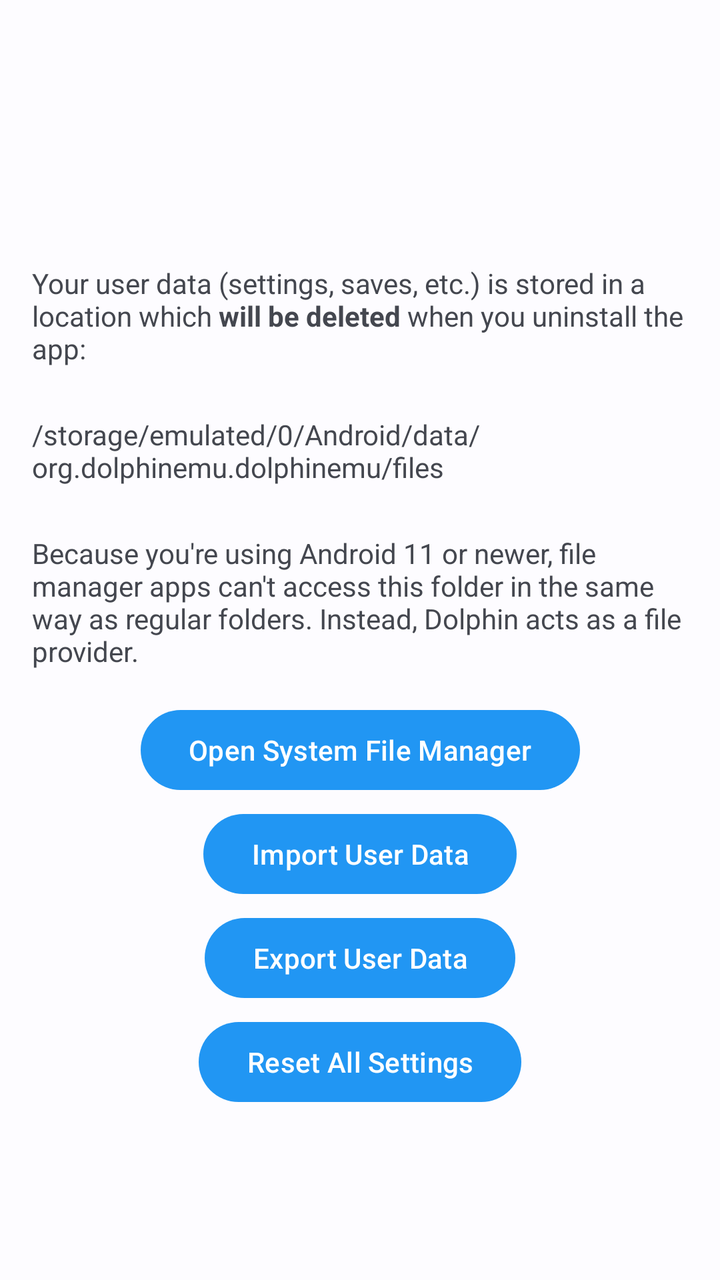
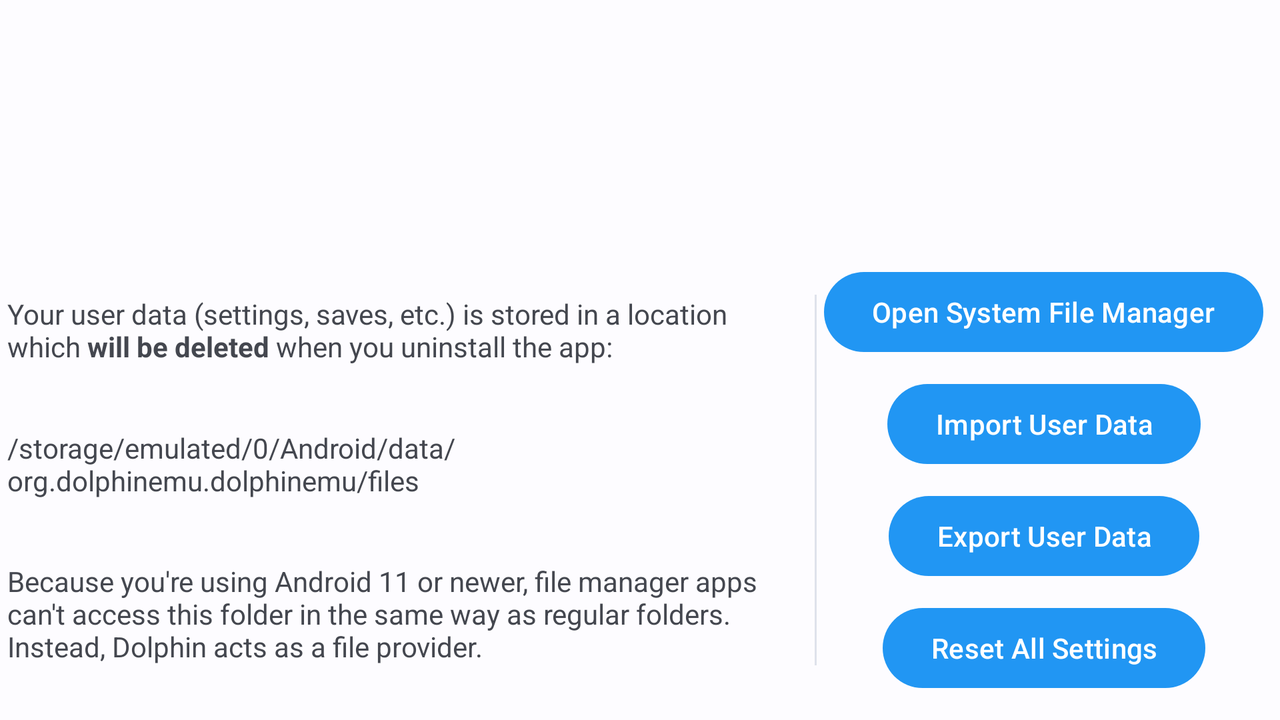

The same Android screen from two of the app's own layout files: first res/layout/ as a phone draws it, then the repository's variant for another configuration, drawn on a device whose configuration selects that folder. Both files follow.
<!-- AndroidManifest.xml: activity theme Theme.Dolphin.Main -->
<!-- res/layout/activity_user_data.xml -->
<?xml version="1.0" encoding="utf-8"?>

<androidx.coordinatorlayout.widget.CoordinatorLayout
    xmlns:android="http://schemas.android.com/apk/res/android"
    xmlns:app="http://schemas.android.com/apk/res-auto"
    xmlns:tools="http://schemas.android.com/tools"
    android:layout_width="match_parent"
    android:layout_height="match_parent"
    android:background="?attr/colorSurface">

    <com.google.android.material.appbar.AppBarLayout
        android:id="@+id/appbar_user_data"
        android:layout_width="match_parent"
        android:layout_height="wrap_content"
        android:layout_alignParentTop="true"
        app:elevation="0dp">

        <com.google.android.material.appbar.CollapsingToolbarLayout
            style="?attr/collapsingToolbarLayoutMediumStyle"
            android:id="@+id/toolbar_user_data_layout"
            android:layout_width="match_parent"
            android:layout_height="?attr/collapsingToolbarLayoutMediumSize"
            app:contentScrim="@android:color/transparent"
            app:layout_scrollFlags="scroll|exitUntilCollapsed|snap">

            <com.google.android.material.appbar.MaterialToolbar
                android:id="@+id/toolbar_user_data"
                android:layout_width="match_parent"
                android:layout_height="?attr/actionBarSize"
                android:background="?attr/colorSurface"
                app:layout_collapseMode="pin"
                app:elevation="0dp" />

        </com.google.android.material.appbar.CollapsingToolbarLayout>

    </com.google.android.material.appbar.AppBarLayout>

    <androidx.core.widget.NestedScrollView
        android:id="@+id/scroll_view_user_data"
        android:layout_width="match_parent"
        android:layout_height="match_parent"
        android:clipToPadding="false"
        app:layout_behavior="@string/appbar_scrolling_view_behavior">

        <androidx.constraintlayout.widget.ConstraintLayout
            android:layout_width="match_parent"
            android:layout_height="match_parent"
            android:paddingTop="20dp"
            android:paddingLeft="16dp"
            android:paddingRight="16dp">

            <TextView
                android:id="@+id/text_type"
                android:layout_width="0dp"
                android:layout_height="wrap_content"
                android:layout_marginBottom="@dimen/spacing_medlarge"
                android:textAlignment="viewStart"
                app:layout_constraintBottom_toTopOf="@id/text_path"
                app:layout_constraintEnd_toEndOf="parent"
                app:layout_constraintStart_toStartOf="parent"
                app:layout_constraintTop_toBottomOf="parent"
                app:layout_constraintVertical_chainStyle="packed"
                tools:text="@string/user_data_new_location" />

            <TextView
                android:id="@+id/text_path"
                android:layout_width="0dp"
                android:layout_height="wrap_content"
                android:layout_marginTop="@dimen/spacing_medlarge"
                android:layout_marginBottom="@dimen/spacing_medlarge"
                android:textAlignment="viewStart"
                tools:text="/storage/emulated/0/Android/data/org.dolphinemu.dolphinemu/files"
                app:layout_constraintStart_toStartOf="parent"
                app:layout_constraintEnd_toEndOf="parent"
                app:layout_constraintTop_toBottomOf="@id/text_type"
                app:layout_constraintBottom_toTopOf="@id/text_android_11" />

            <TextView
                android:id="@+id/text_android_11"
                android:layout_width="0dp"
                android:layout_height="wrap_content"
                android:layout_marginTop="@dimen/spacing_medlarge"
                android:layout_marginBottom="@dimen/spacing_medlarge"
                android:text="@string/user_data_new_location_android_11"
                android:textAlignment="viewStart"
                app:layout_constraintStart_toStartOf="parent"
                app:layout_constraintEnd_toEndOf="parent"
                app:layout_constraintTop_toBottomOf="@id/text_path"
                app:layout_constraintBottom_toTopOf="@id/button_open_system_file_manager" />

            <Button
                android:id="@+id/button_open_system_file_manager"
                android:layout_width="wrap_content"
                android:layout_height="wrap_content"
                android:layout_marginTop="4dp"
                android:text="@string/user_data_open_system_file_manager"
                app:layout_constraintStart_toStartOf="parent"
                app:layout_constraintEnd_toEndOf="parent"
                app:layout_constraintTop_toBottomOf="@id/text_android_11"
                app:layout_constraintBottom_toTopOf="@id/button_import_user_data" />

            <Button
                android:id="@+id/button_import_user_data"
                android:layout_width="wrap_content"
                android:layout_height="wrap_content"
                android:layout_marginTop="4dp"
                android:text="@string/user_data_import"
                app:layout_constraintStart_toStartOf="parent"
                app:layout_constraintEnd_toEndOf="parent"
                app:layout_constraintTop_toBottomOf="@id/button_open_system_file_manager"
                app:layout_constraintBottom_toTopOf="@id/button_export_user_data" />

            <Button
                android:id="@+id/button_export_user_data"
                android:layout_width="wrap_content"
                android:layout_height="wrap_content"
                android:layout_marginTop="4dp"
                android:text="@string/user_data_export"
                app:layout_constraintStart_toStartOf="parent"
                app:layout_constraintEnd_toEndOf="parent"
                app:layout_constraintTop_toBottomOf="@id/button_import_user_data"
                app:layout_constraintBottom_toTopOf="@id/button_reset_settings" />

            <Button
                android:id="@+id/button_reset_settings"
                android:layout_width="wrap_content"
                android:layout_height="wrap_content"
                android:layout_marginTop="4dp"
                android:text="@string/reset_all_settings"
                app:layout_constraintStart_toStartOf="parent"
                app:layout_constraintEnd_toEndOf="parent"
                app:layout_constraintTop_toBottomOf="@id/button_export_user_data"
                app:layout_constraintBottom_toBottomOf="parent" />

        </androidx.constraintlayout.widget.ConstraintLayout>

    </androidx.core.widget.NestedScrollView>

    <View
        android:id="@+id/workaround_view"
        android:layout_width="match_parent"
        android:layout_height="0dp"
        android:layout_gravity="bottom"
        android:clickable="true"
        android:focusable="false"
        android:background="@android:color/transparent" />

</androidx.coordinatorlayout.widget.CoordinatorLayout>
<!-- resources referenced by this layout -->
<resources>
  <dimen name="spacing_medlarge">12dp</dimen>
  <string name="reset_all_settings">Reset All Settings</string>
  <string name="user_data_export">Export User Data</string>
  <string name="user_data_import">Import User Data</string>
  <string name="user_data_new_location">Your user data (settings, saves, etc.) is stored in a location which <b>will be deleted</b> when you uninstall the app:</string>
  <string name="user_data_new_location_android_11">Because you\'re using Android 11 or newer, file manager apps can\'t access this folder in the same way as regular folders. Instead, Dolphin acts as a file provider.</string>
  <string name="user_data_open_system_file_manager">Open System File Manager</string>
  <!-- from res/values-v29/ -->
  <style name="Theme.Dolphin.Main" parent="Theme.V29.Dolphin" />
  <!-- from res/values-v29/ -->
  <style name="Theme.V29.Dolphin" parent="Theme.Dolphin">
          <item name="android:enforceStatusBarContrast">false</item>
          <item name="android:enforceNavigationBarContrast">false</item>
      </style>
  <color name="dolphin_primary">#2196f3</color>
  <color name="dolphin_onPrimary">#FFFFFF</color>
  <color name="dolphin_primaryContainer">#D1E4FF</color>
  <color name="dolphin_onPrimaryContainer">#001D36</color>
  <color name="dolphin_secondary">#535F70</color>
  <color name="dolphin_onSecondary">#FFFFFF</color>
  <color name="dolphin_secondaryContainer">#D7E3F7</color>
  <color name="dolphin_onSecondaryContainer">#101C2B</color>
  <color name="dolphin_tertiary">#6B5778</color>
  <color name="dolphin_onTertiary">#FFFFFF</color>
  <color name="dolphin_tertiaryContainer">#F2DAFF</color>
  <color name="dolphin_onTertiaryContainer">#251431</color>
  <color name="dolphin_error">#BA1A1A</color>
  <color name="dolphin_errorContainer">#FFDAD6</color>
  <color name="dolphin_onError">#FFFFFF</color>
  <color name="dolphin_onErrorContainer">#410002</color>
  <color name="dolphin_background">#FDFCFF</color>
  <color name="dolphin_onBackground">#1A1C1E</color>
  <color name="dolphin_surface">#FDFCFF</color>
  <color name="dolphin_onSurface">#1A1C1E</color>
  <color name="dolphin_surfaceVariant">#DFE2EB</color>
  <color name="dolphin_onSurfaceVariant">#43474E</color>
  <color name="dolphin_outline">#73777F</color>
  <color name="dolphin_inverseOnSurface">#F1F0F4</color>
  <color name="dolphin_inverseSurface">#2F3033</color>
  <color name="dolphin_inversePrimary">#9ECAFF</color>
  <color name="dolphin_shadow">#000000</color>
  <style name="DolphinPopup" parent="ThemeOverlay.Material3">
          <item name="colorPrimary">@color/dolphin_surface</item>
      </style>
  <style name="DolphinSlider" parent="Widget.Material3.Slider">
          <item name="tickVisible">false</item>
          <item name="labelBehavior">gone</item>
      </style>
  <style name="DolphinDivider" parent="Widget.Material3.MaterialDivider">
          <item name="dividerColor">?attr/colorSurfaceVariant</item>
      </style>
  <style name="ThemeOverlay.Dolphin.BottomSheetDialog" parent="ThemeOverlay.Material3.BottomSheetDialog">
          <item name="android:navigationBarColor">@android:color/transparent</item>
      </style>
  <style name="DolphinButton" parent="Widget.Material3.Button.TextButton.Dialog">
          <item name="android:textColor">@color/dolphin_primary</item>
          <item name="rippleColor">@color/dolphin_secondaryContainer</item>
      </style>
  <style name="DialogAnimation">
          <item name="android:windowEnterAnimation">@anim/fade_in</item>
          <item name="android:windowExitAnimation">@anim/fade_out</item>
      </style>
  <style name="ThemeOverlay.Dolphin.ExtendedFloatingActionButton" parent="">
          <item name="colorContainer">@color/dolphin_primary</item>
          <item name="colorOnContainer">@color/dolphin_onPrimary</item>
      </style>
  <!-- some entries are left out for length -->
</resources>
<!-- res/layout-land/activity_user_data.xml (the repository's variant of the layout above) -->
<!-- drawn on the phone turned sideways -->
<?xml version="1.0" encoding="utf-8"?>

<androidx.coordinatorlayout.widget.CoordinatorLayout
    xmlns:android="http://schemas.android.com/apk/res/android"
    xmlns:app="http://schemas.android.com/apk/res-auto"
    xmlns:tools="http://schemas.android.com/tools"
    android:layout_width="match_parent"
    android:layout_height="match_parent"
    android:background="?attr/colorSurface">

    <com.google.android.material.appbar.AppBarLayout
        android:id="@+id/appbar_user_data"
        android:layout_width="match_parent"
        android:layout_height="wrap_content"
        android:layout_alignParentTop="true"
        app:elevation="0dp">

        <com.google.android.material.appbar.CollapsingToolbarLayout
            style="?attr/collapsingToolbarLayoutMediumStyle"
            android:id="@+id/toolbar_user_data_layout"
            android:layout_width="match_parent"
            android:layout_height="?attr/collapsingToolbarLayoutMediumSize"
            app:contentScrim="@android:color/transparent"
            app:layout_scrollFlags="scroll|exitUntilCollapsed|snap">

            <com.google.android.material.appbar.MaterialToolbar
                android:id="@+id/toolbar_user_data"
                android:layout_width="match_parent"
                android:layout_height="?attr/actionBarSize"
                android:background="?attr/colorSurface"
                app:layout_collapseMode="pin"
                app:elevation="0dp" />

        </com.google.android.material.appbar.CollapsingToolbarLayout>

    </com.google.android.material.appbar.AppBarLayout>

    <androidx.core.widget.NestedScrollView
        android:id="@+id/scroll_view_user_data"
        android:layout_width="match_parent"
        android:layout_height="match_parent"
        android:clipToPadding="false"
        app:layout_behavior="@string/appbar_scrolling_view_behavior">

        <androidx.constraintlayout.widget.ConstraintLayout
            android:layout_width="match_parent"
            android:layout_height="match_parent"
            android:paddingTop="16dp">

            <TextView
                android:id="@+id/text_type"
                android:layout_width="0dp"
                android:layout_height="wrap_content"
                android:textAlignment="viewStart"
                app:layout_constraintBottom_toTopOf="@id/text_path"
                app:layout_constraintWidth_max="400dp"
                app:layout_constraintEnd_toStartOf="@id/divider"
                app:layout_constraintStart_toStartOf="parent"
                app:layout_constraintTop_toTopOf="parent"
                tools:text="@string/user_data_new_location" />

            <TextView
                android:id="@+id/text_path"
                android:layout_width="0dp"
                android:layout_height="wrap_content"
                android:layout_marginTop="12dp"
                android:textAlignment="viewStart"
                tools:text="/storage/emulated/0/Android/data/org.dolphinemu.dolphinemu/files"
                app:layout_constraintWidth_max="400dp"
                app:layout_constraintStart_toStartOf="parent"
                app:layout_constraintEnd_toStartOf="@id/divider"
                app:layout_constraintTop_toBottomOf="@id/text_type"
                app:layout_constraintBottom_toTopOf="@id/text_android_11" />

            <TextView
                android:id="@+id/text_android_11"
                android:layout_width="0dp"
                android:layout_height="wrap_content"
                android:layout_marginTop="12dp"
                android:text="@string/user_data_new_location_android_11"
                android:textAlignment="viewStart"
                app:layout_constraintWidth_max="400dp"
                app:layout_constraintStart_toStartOf="parent"
                app:layout_constraintEnd_toStartOf="@id/divider"
                app:layout_constraintTop_toBottomOf="@id/text_path"
                app:layout_constraintBottom_toBottomOf="parent" />

            <androidx.constraintlayout.widget.Barrier
                android:id="@+id/barrier_text"
                android:layout_width="wrap_content"
                android:layout_height="wrap_content"
                app:barrierDirection="end"
                app:constraint_referenced_ids="text_type,text_path,text_android_11" />

            <com.google.android.material.divider.MaterialDivider
                android:id="@+id/divider"
                android:layout_width="1dp"
                android:layout_height="0dp"
                android:layout_marginStart="24dp"
                android:layout_marginEnd="24dp"
                app:layout_constraintTop_toTopOf="@id/text_type"
                app:layout_constraintBottom_toBottomOf="@id/text_android_11"
                app:layout_constraintStart_toEndOf="@id/barrier_text"
                app:layout_constraintEnd_toStartOf="@id/barrier_buttons" />

            <androidx.constraintlayout.widget.Barrier
                android:id="@+id/barrier_buttons"
                android:layout_width="wrap_content"
                android:layout_height="wrap_content"
                app:barrierDirection="start"
                app:constraint_referenced_ids="button_open_system_file_manager,button_import_user_data,button_export_user_data,button_reset_settings" />

            <Button
                android:id="@+id/button_open_system_file_manager"
                android:layout_width="wrap_content"
                android:layout_height="wrap_content"
                android:layout_margin="@dimen/spacing_small"
                android:text="@string/user_data_open_system_file_manager"
                app:layout_constraintBottom_toTopOf="@id/button_import_user_data"
                app:layout_constraintEnd_toEndOf="parent"
                app:layout_constraintStart_toEndOf="@id/barrier_text"
                app:layout_constraintTop_toTopOf="parent"
                app:layout_constraintVertical_chainStyle="packed" />

            <Button
                android:id="@+id/button_import_user_data"
                android:layout_width="wrap_content"
                android:layout_height="wrap_content"
                android:layout_margin="@dimen/spacing_small"
                android:text="@string/user_data_import"
                app:layout_constraintStart_toEndOf="@id/barrier_text"
                app:layout_constraintEnd_toEndOf="parent"
                app:layout_constraintTop_toBottomOf="@id/button_open_system_file_manager"
                app:layout_constraintBottom_toTopOf="@id/button_export_user_data" />

            <Button
                android:id="@+id/button_export_user_data"
                android:layout_width="wrap_content"
                android:layout_height="wrap_content"
                android:layout_margin="@dimen/spacing_small"
                android:text="@string/user_data_export"
                app:layout_constraintStart_toEndOf="@id/barrier_text"
                app:layout_constraintEnd_toEndOf="parent"
                app:layout_constraintTop_toBottomOf="@id/button_import_user_data"
                app:layout_constraintBottom_toTopOf="@id/button_reset_settings" />

            <Button
                android:id="@+id/button_reset_settings"
                android:layout_width="wrap_content"
                android:layout_height="wrap_content"
                android:layout_margin="@dimen/spacing_small"
                android:text="@string/reset_all_settings"
                app:layout_constraintStart_toEndOf="@id/barrier_text"
                app:layout_constraintEnd_toEndOf="parent"
                app:layout_constraintTop_toBottomOf="@id/button_export_user_data"
                app:layout_constraintBottom_toBottomOf="parent" />

        </androidx.constraintlayout.widget.ConstraintLayout>

    </androidx.core.widget.NestedScrollView>

    <View
        android:id="@+id/workaround_view"
        android:layout_width="match_parent"
        android:layout_height="0dp"
        android:layout_gravity="bottom"
        android:clickable="true"
        android:focusable="false"
        android:background="@android:color/transparent" />

</androidx.coordinatorlayout.widget.CoordinatorLayout>
<!-- resources referenced by the variant -->
<!-- as the phone turned sideways resolves them -->
<resources>
  <dimen name="spacing_small">4dp</dimen>
  <string name="reset_all_settings">Reset All Settings</string>
  <string name="user_data_export">Export User Data</string>
  <string name="user_data_import">Import User Data</string>
  <string name="user_data_new_location">Your user data (settings, saves, etc.) is stored in a location which <b>will be deleted</b> when you uninstall the app:</string>
  <string name="user_data_new_location_android_11">Because you\'re using Android 11 or newer, file manager apps can\'t access this folder in the same way as regular folders. Instead, Dolphin acts as a file provider.</string>
  <string name="user_data_open_system_file_manager">Open System File Manager</string>
  <!-- from res/values-v29/ -->
  <style name="Theme.Dolphin.Main" parent="Theme.V29.Dolphin" />
  <!-- from res/values-v29/ -->
  <style name="Theme.V29.Dolphin" parent="Theme.Dolphin">
          <item name="android:enforceStatusBarContrast">false</item>
          <item name="android:enforceNavigationBarContrast">false</item>
      </style>
  <color name="dolphin_primary">#2196f3</color>
  <color name="dolphin_onPrimary">#FFFFFF</color>
  <color name="dolphin_primaryContainer">#D1E4FF</color>
  <color name="dolphin_onPrimaryContainer">#001D36</color>
  <color name="dolphin_secondary">#535F70</color>
  <color name="dolphin_onSecondary">#FFFFFF</color>
  <color name="dolphin_secondaryContainer">#D7E3F7</color>
  <color name="dolphin_onSecondaryContainer">#101C2B</color>
  <color name="dolphin_tertiary">#6B5778</color>
  <color name="dolphin_onTertiary">#FFFFFF</color>
  <color name="dolphin_tertiaryContainer">#F2DAFF</color>
  <color name="dolphin_onTertiaryContainer">#251431</color>
  <color name="dolphin_error">#BA1A1A</color>
  <color name="dolphin_errorContainer">#FFDAD6</color>
  <color name="dolphin_onError">#FFFFFF</color>
  <color name="dolphin_onErrorContainer">#410002</color>
  <color name="dolphin_background">#FDFCFF</color>
  <color name="dolphin_onBackground">#1A1C1E</color>
  <color name="dolphin_surface">#FDFCFF</color>
  <color name="dolphin_onSurface">#1A1C1E</color>
  <color name="dolphin_surfaceVariant">#DFE2EB</color>
  <color name="dolphin_onSurfaceVariant">#43474E</color>
  <color name="dolphin_outline">#73777F</color>
  <color name="dolphin_inverseOnSurface">#F1F0F4</color>
  <color name="dolphin_inverseSurface">#2F3033</color>
  <color name="dolphin_inversePrimary">#9ECAFF</color>
  <color name="dolphin_shadow">#000000</color>
  <style name="DolphinPopup" parent="ThemeOverlay.Material3">
          <item name="colorPrimary">@color/dolphin_surface</item>
      </style>
  <style name="DolphinSlider" parent="Widget.Material3.Slider">
          <item name="tickVisible">false</item>
          <item name="labelBehavior">gone</item>
      </style>
  <style name="DolphinDivider" parent="Widget.Material3.MaterialDivider">
          <item name="dividerColor">?attr/colorSurfaceVariant</item>
      </style>
  <style name="ThemeOverlay.Dolphin.BottomSheetDialog" parent="ThemeOverlay.Material3.BottomSheetDialog">
          <item name="android:navigationBarColor">@android:color/transparent</item>
      </style>
  <style name="DolphinButton" parent="Widget.Material3.Button.TextButton.Dialog">
          <item name="android:textColor">@color/dolphin_primary</item>
          <item name="rippleColor">@color/dolphin_secondaryContainer</item>
      </style>
  <style name="DialogAnimation">
          <item name="android:windowEnterAnimation">@anim/fade_in</item>
          <item name="android:windowExitAnimation">@anim/fade_out</item>
      </style>
  <style name="ThemeOverlay.Dolphin.ExtendedFloatingActionButton" parent="">
          <item name="colorContainer">@color/dolphin_primary</item>
          <item name="colorOnContainer">@color/dolphin_onPrimary</item>
      </style>
  <!-- some entries are left out for length -->
</resources>
